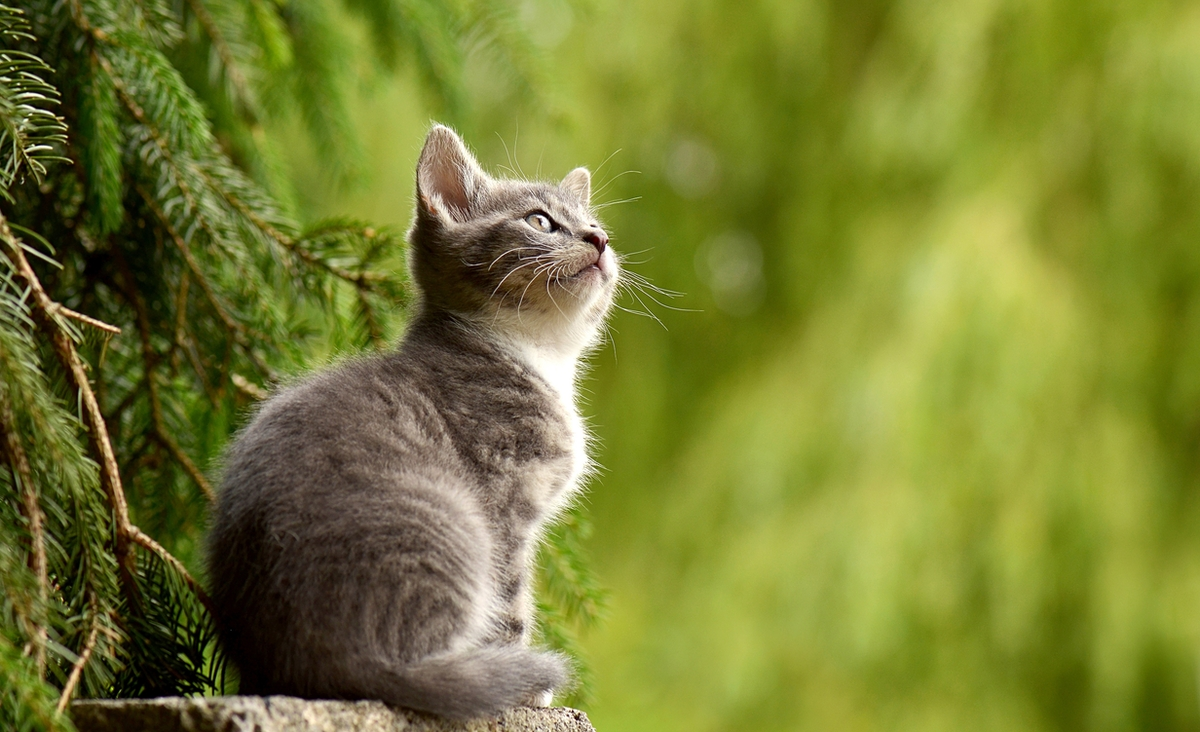
#> input picture cat.jpg, 1200 x 732 px
$ python task.py
#> lines starting #> are read from the running program, lines starting #| are printed output that depends on the picture

import matplotlib.pyplot as plt
from matplotlib.patches import Rectangle
import os
import shutil
import random
from PIL import Image


def generate_fragments(image, bounding_box, n, size, inside, output_folder):
    """
    Generates n random unique square fragments from the given cat picture.
    """

    # Output folder setup. Make sure the output folder is clean
    if os.path.exists(output_folder):
        shutil.rmtree(output_folder)
    os.makedirs(output_folder, exist_ok=True)

    width, height = image.size


    # Normalize bounding box
    (bx1, by1), (bx2, by2) = bounding_box

    x_min = min(bx1, bx2)
    x_max = max(bx1, bx2)
    y_min = min(by1, by2)
    y_max = max(by1, by2)

    if inside:
        if x_max - x_min < size or y_max - y_min < size:
            raise ValueError("Bounding box is smaller than fragment size.")

    fragments = set()  # store (x, y) positions without duplicates

    max_attempts = n * 20
    attempts = 0

    while len(fragments) < n and attempts < max_attempts:
        attempts += 1

        if inside:
            # sample directly inside the bounding box
            x = random.randint(x_min, x_max - size)
            y = random.randint(y_min, y_max - size)
        else:
            # sample anywhere in the image
            x = random.randint(0, width - size)
            y = random.randint(0, height - size)


        # check if the square is inside bounding box
        inside_bb = (
            x >= x_min and x + size <= x_max and
            y >= y_min and y + size <= y_max
        )

        #outside of bounding box
        outside_bb = (
            x + size <= x_min or
            x >= x_max or
            y + size <= y_min or
            y >= y_max
        )

        # Keep based on inside/outside requirement
        if inside and not inside_bb:
            continue
        if not inside and not outside_bb:
            continue


        fragments.add((x, y))

    if len(fragments) < n:
        raise ValueError(
            f"Could not generate {n} fragments with given constraints."
        )


    # Fragment saving
    for idx, (x, y) in enumerate(fragments):
        crop = image.crop((x, y, x + size, y + size))
        crop = crop.convert("RGB")
        crop.save(os.path.join(output_folder, f"fragment_{idx}.jpg"), "JPEG")

    print(f"Generated {len(fragments)} fragments in the '{output_folder}'")


def main():
    image = Image.open('cat.jpg')
#> image is the input picture: PIL image 1200x732 RGB; mean R, G, B 119.1, 125.8, 49.7

    bounding_box = ((200, 730), (630, 120))
    n = 100
    size = 30
    inside = True
    output_folder = 'output'

    # code for viewing the bounding box
    fig, ax = plt.subplots()
    ax.imshow(image)
    width = bounding_box[1][0] - bounding_box[0][0]
    height = bounding_box[1][1] - bounding_box[0][1]
    rect = Rectangle(bounding_box[0], width, height, linewidth=1, edgecolor='r', facecolor='none')
    ax.add_patch(rect)
    plt.show()
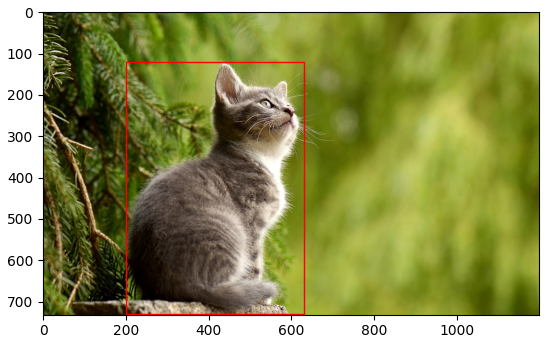
#> figure drawn by matplotlib, 1 panel

    generate_fragments(image, bounding_box, n, size, inside, output_folder)
#> the loop in generate_fragments, `for idx, (x, y) in enumerate(fragments):` made 100 passes
#> pass 1, in generate_fragments, `crop = image.crop((x, y, x + size, y + size))`:
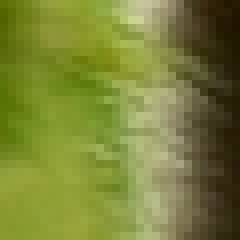
#> crop: PIL image 30x30 RGB (shown 8 times larger); mean R, G, B 121.1, 129.5, 54.9
#> pass 2, in generate_fragments, `crop = image.crop((x, y, x + size, y + size))`:
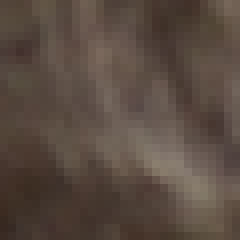
#> crop: PIL image 30x30 RGB (shown 8 times larger); mean R, G, B 89.7, 75.1, 65.6
#> pass 3, in generate_fragments, `crop = image.crop((x, y, x + size, y + size))`:
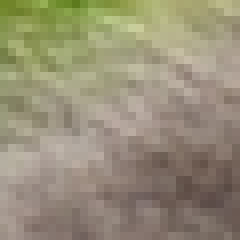
#> crop: PIL image 30x30 RGB (shown 8 times larger); mean R, G, B 150.6, 143, 119.3
#> after the loop in generate_fragments, `for idx, (x, y) in enumerate(fragments):`:
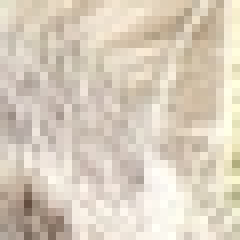
#> crop: PIL image 30x30 RGB (shown 8 times larger); mean R, G, B 216.8, 205.3, 189
#| Generated 100 fragments in the 'output'


if __name__ == "__main__":
    main()
